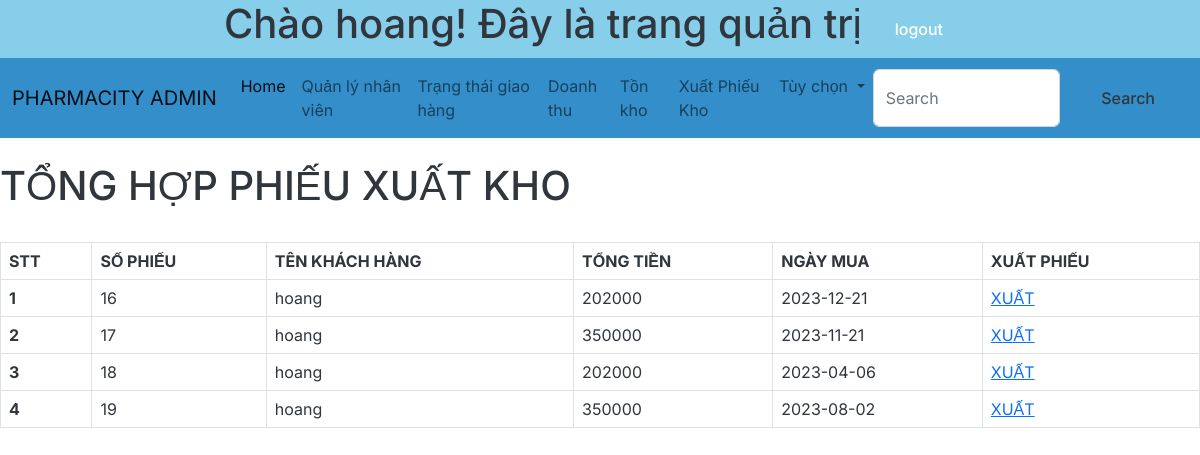
/admin_invoice.php (signed in), run on the app's committed database.
### tables this page shows
CREATE TABLE `hoadon` (
  `MaHD` int(11) NOT NULL,
  `NgayLap` date NOT NULL DEFAULT current_timestamp(),
  `SoTien` int(11) NOT NULL,
  `PhuongThucTT` text NOT NULL,
  `MaNV` char(5) DEFAULT NULL,
  `MaKH` char(5) DEFAULT NULL,
  `TrangThai` varchar(255) NOT NULL DEFAULT 'Chưa phê duyệt'
);

CREATE TABLE `khachhang` (
  `MaKH` char(5) NOT NULL,
  `TenKH` text NOT NULL,
  `DiaChi` text NOT NULL,
  `SDT` varchar(20) NOT NULL,
  `Diem` float DEFAULT NULL,
  `Email` varchar(50) DEFAULT NULL,
  `Password` varchar(50) DEFAULT NULL,
  `VaiTro` varchar(50) DEFAULT NULL
);

### admin_invoice.php (the view, shortened to what this page needs)
<?php
@include 'config.php';
?>
   <?php include_once 'admin_header.php' ?>
   <div id="container1">
    <br>
    <h1>TỔNG HỢP PHIẾU XUẤT KHO</h1>
    <br>
   <table class="table table-bordered">
  <thead>
    <tr>
      <th scope="col">STT</th>
      <th scope="col">SỐ PHIẾU</th>
      <th scope="col">TÊN KHÁCH HÀNG</th>
      <th scope="col">TỔNG TIỀN</th>
      <th scope="col">NGÀY MUA</th>
      <th scope="col">XUẤT PHIẾU</th>
    </tr>
  </thead>
  <tbody>
  <?php
    $i=1;
    $sql = "SELECT * FROM hoadon INNER JOIN khachhang ON hoadon.MaKH=khachhang.MaKH";
    $result = $conn->query($sql);
    if ($result->num_rows > 0) {
        while ($row = $result->fetch_assoc()) {
            $MaHD = $row['MaHD'];
            $TenKH = $row['TenKH'];
            $SoTien = $row['SoTien'];
            $NgayLap = $row['NgayLap'];
            echo'
            <tr>
      <th scope="row">'.$i++.'</th>
      <td>'.$MaHD.'</td>
      <td>'.$TenKH.'</td>
      <td>'.$SoTien.'</td>
      <td>'.$NgayLap.'</td>
      <td><a href="admin_export_invoice.php?id='.$MaHD.'&name='.$TenKH.'">XUẤT</a></td>
    </tr>
            ';
        }
    }
    ?>
  </tbody>
</table>
</div>

### css/style.css (style rules this page uses)
#container1 { width: 100%; }

### data on the page
hoadon: MaHD "16", MaKH.TenKH "hoang", SoTien "202000", NgayLap "2023-12-21"
hoadon: MaHD "17", MaKH.TenKH "hoang", SoTien "350000", NgayLap "2023-11-21"
hoadon: MaHD "18", MaKH.TenKH "hoang", SoTien "202000", NgayLap "2023-04-06"
hoadon: MaHD "19", MaKH.TenKH "hoang", SoTien "350000", NgayLap "2023-08-02"

### other printed values
$_SESSION['admin_name'] "hoang"
